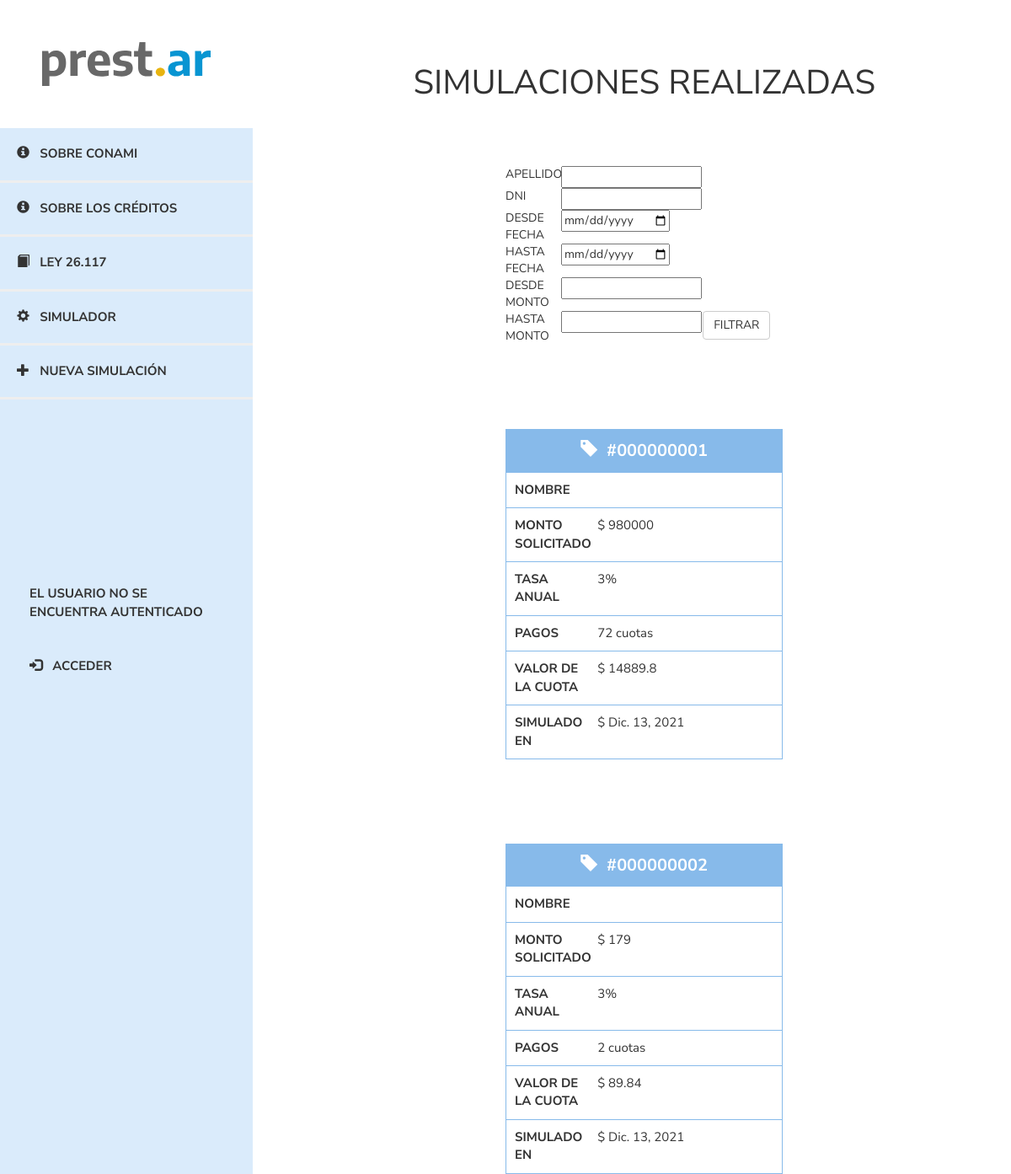
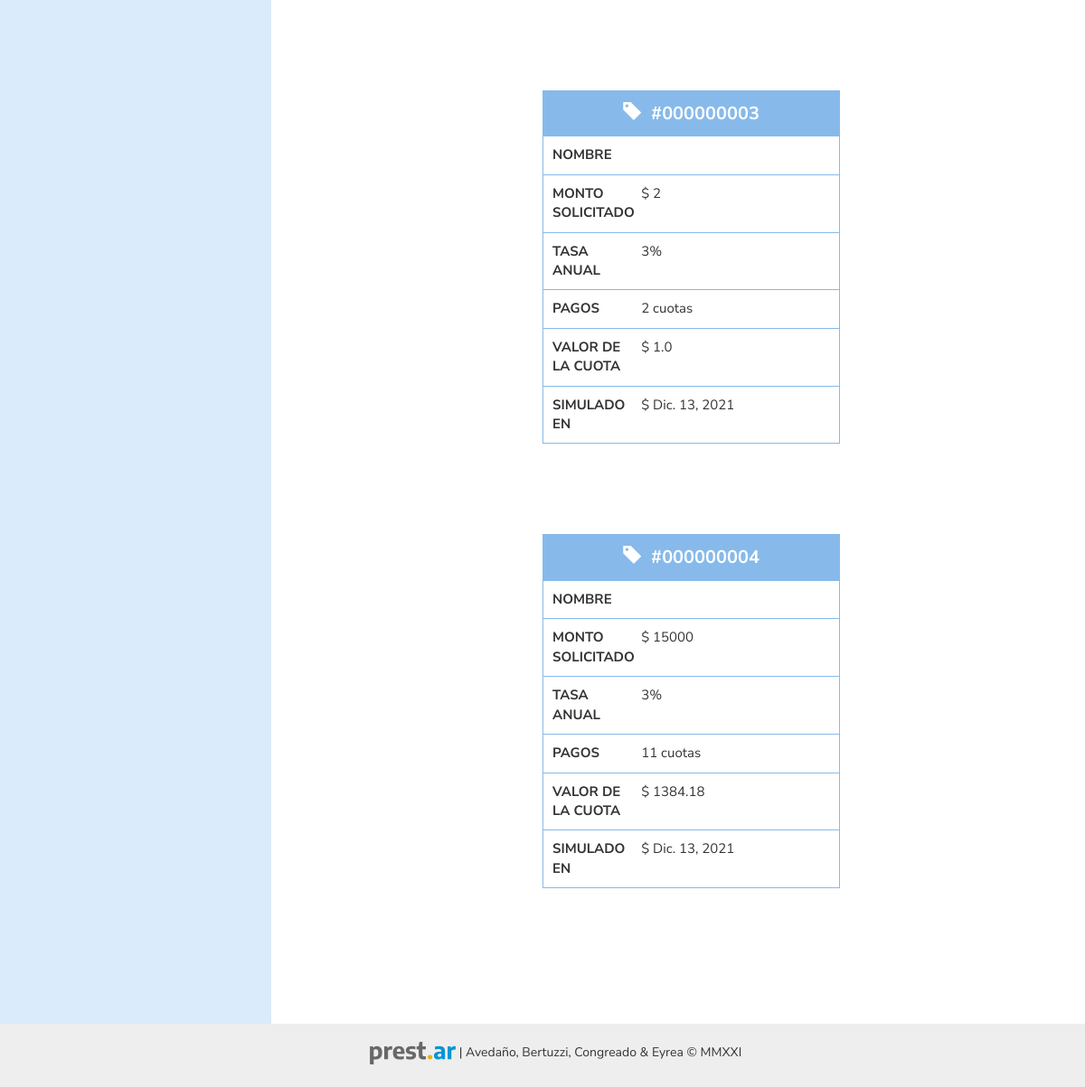
Page /simulador/list/ on the earlier database version (2 pictures, top to bottom).
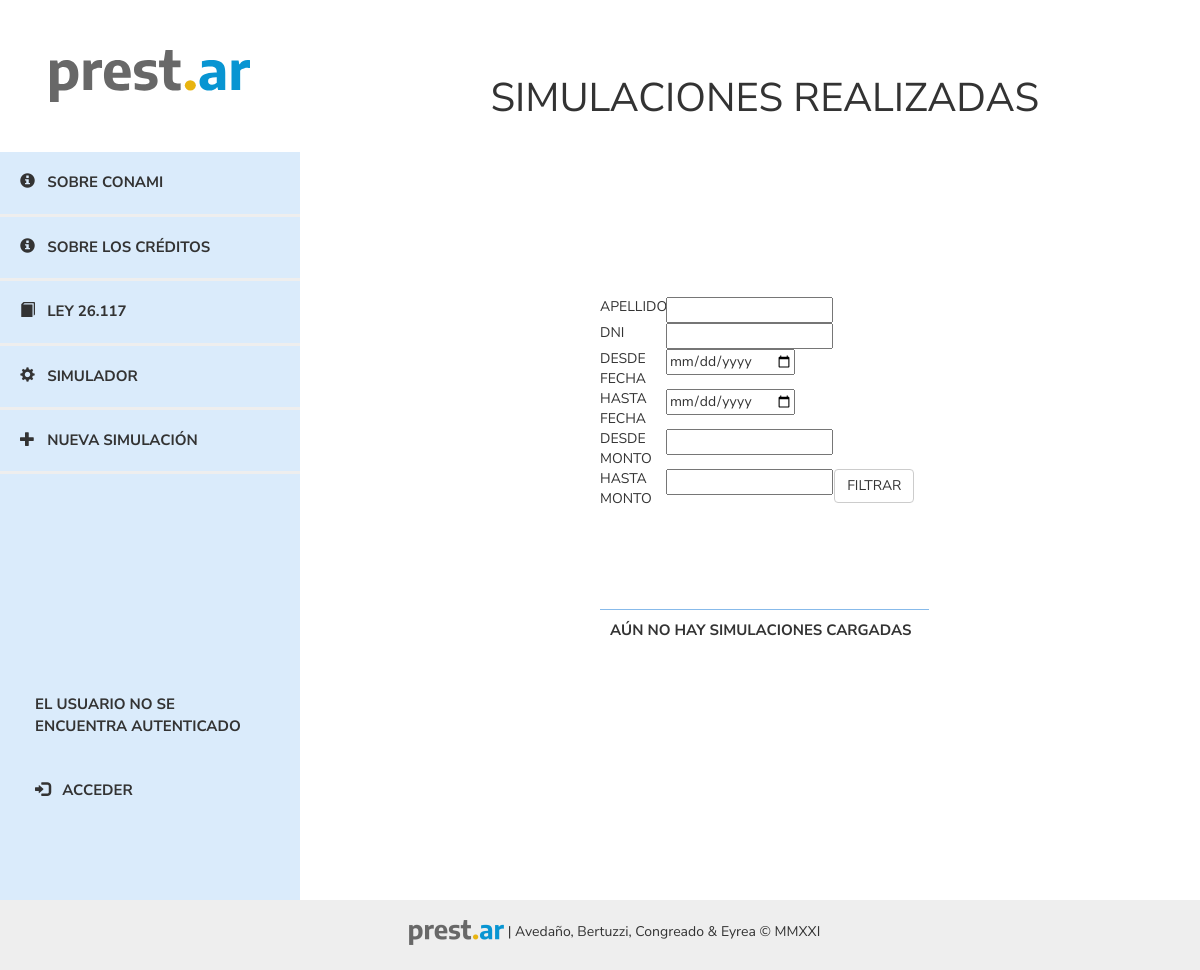
Same page on the later database version.
### prestamos/models.py (models this page shows, shortened)
class Simulacion(models.Model):
    author = models.ForeignKey(
        settings.AUTH_USER_MODEL, on_delete=models.CASCADE, null=True, blank=True)
    nombre = models.CharField(max_length=200)
    apellido = models.CharField(max_length=200)
    dni = models.IntegerField(validators=[
                              MaxValueValidator(99999999)])
    monto = models.IntegerField()
    created_date = models.DateTimeField(
        default=timezone.now)
    tasa_anual = models.SmallIntegerField()
    cant_cuotas = models.SmallIntegerField()
    telefono = models.CharField(max_length=200)
    email = models.CharField(max_length=200)
    def calculo_cuota(self):
        calculo_cuota = round(self.monto*(0.03/12) /
                              (1-(1+(0.03/12))**(-self.cant_cuotas)), 2)
        return round(calculo_cuota, 2)

### prestamos/views.py (the view)
# urls.py: path('simulador/list/', views.simulaciones_list, name='simulaciones_list'),
def simulaciones_list(request):
    simulaciones = SimulacionFilter(
        request.GET, queryset=Simulacion.objects.all())
    return render(request, 'simulador/simulaciones_list.html', {'filter': simulaciones})

### prestamos/templates/simulador/simulaciones_list.html
{% extends 'base.html' %}
{% block content %}
<header>
	SIMULACIONES REALIZADAS
</header>
<main>
	<form method="GET">
		<div class="busqueda_pro">
		<div class="box1" value="APELLIDO">APELLIDO</div>
		<div class="box2" value="SIMULACION">{{ filter.form.apellido }}</div>
		<div class="box3"></div>
		<div class="box1" value="APELLIDO">DNI</div>
		<div class="box2" value="SIMULACION">{{ filter.form.dni }}</div>
		<div class="box3"></div>
		<div class="box1" value="created_date">DESDE FECHA</div>
		<div class="box2" value="FECHA">{{ filter.form.start_date }}</div>
		<div class="box3"></div>
		<div class="box1" value="created_date">HASTA FECHA</div>
		<div class="box2" value="FECHA">{{ filter.form.end_date }}</div>
		<div class="box3"></div>
		<div class="box1" value="monto">DESDE MONTO</div>
		<div class="box2" value="MONTO">{{ filter.form.monto_desde }}</div>
		<div class="box3"></div>
		<div class="box1" value="monto">HASTA MONTO</div>
		<div class="box2" value="MONTO">{{ filter.form.monto_hasta }}</div>
		<div class="box3"><input class="save btn btn-default"  type="submit" value="FILTRAR" /></div>
		</div>
	</form>
  {% for simulacion in filter.qs %}
<form target="_self"  method="POST" class="simulacion">
			<div class="caja">
     			<div class="grid-item titulo mayus"><a href="{% url 'simulacion_detail' pk=simulacion.pk %}"><span class="glyphicon glyphicon-tag"></span>&nbsp;&nbsp;#{{ simulacion.id|stringformat:"09d" }}</a></div>
          <div class="grid-item texto">NOMBRE</div>
          <div class="grid-item">{{ simulacion.apellido }}</div>
          <div class="grid-item texto">MONTO SOLICITADO</div>
          <div class="grid-item">$ {{ simulacion.monto}}</div>
          <div class="grid-item texto">TASA ANUAL</div>
          <div class="grid-item">{{ simulacion.tasa_anual }}%</div>
          <div class="grid-item texto">PAGOS</div>
          <div class="grid-item">{{ simulacion.cant_cuotas }} cuotas</div>
          <div class="grid-item texto">VALOR DE LA CUOTA</div>
          <div class="grid-item">$ {{ simulacion.calculo_cuota }}</div>
					<div class="grid-item texto">SIMULADO EN</div>
					<div class="grid-item">$ {{ simulacion.created_date | date }}</div>
			</div>
	</form>
  {% empty %}
	<div class="grid-item texto">AÚN NO HAY SIMULACIONES CARGADAS</div>
  {% endfor %}
</main>
{% endblock %}

### templates/base.html (shortened to what this page needs)
{% load static %}
<html>
  <head>
    <link rel="stylesheet" href="https://maxcdn.bootstrapcdn.com/bootstrap/3.4.0/css/bootstrap.min.css">
    <link rel="stylesheet" href="{% static 'css/prestamos.css' %}">
    <link rel="stylesheet" href="{% static 'css/style.css' %}">
  </head>
<body>
  <nav>
  		<div class="menu">
        <div class="menuheader"><img style="width: 200px" src="/static/img/prestar_negro.svg" alt="Prest.Ar"></div>
        <a href="{% url 'sobre_conami' %}"><div class="botones button4"><span class="glyphicon glyphicon-info-sign"></span>&nbsp;&nbsp;&nbsp;SOBRE CONAMI</div></a>
        <a href="{% url 'sobre_creditos' %}"><div class="botones button5"><span class="glyphicon glyphicon-info-sign"></span>&nbsp;&nbsp;&nbsp;SOBRE LOS CRÉDITOS</div></a>
        <a href="http://servicios.infoleg.gob.ar/infolegInternet/anexos/115000-119999/118062/norma.htm"><div class="botones button6"><span class="glyphicon glyphicon-book"></span>&nbsp;&nbsp;&nbsp;LEY 26.117</div></a>
        <a href="{% url 'sim_index' %}"><div class="botones button1"><span class="glyphicon glyphicon-cog"></span>&nbsp;&nbsp;&nbsp;SIMULADOR</div></a>
        <a href="{% url 'simulacion_new' %}"><div class="botones button2"><span class="glyphicon glyphicon-plus"></span>&nbsp;&nbsp;&nbsp;NUEVA SIMULACIÓN</div></a>
  	</div>
    <div class="menu menufooter">
      {% if user.is_authenticated %}
      <p class="mayus"><span class="glyphicon glyphicon-user">&nbsp;</span>{{ user.username }}</p>
      <br>
      <p><a href="{% url 'logout' %}"><span class="glyphicon glyphicon-log-out"></span>&nbsp;&nbsp;&nbsp;CERRAR SESIÓN</span></a><p>
      {% else %}
      <div>EL USUARIO NO SE ENCUENTRA AUTENTICADO</div>
      <br>
      <br>
      <p><a href="{% url 'login' %}"><span class="glyphicon glyphicon-log-in"></span>&nbsp;&nbsp;&nbsp;ACCEDER</a><p>
      {% endif %}
    </div>
  </nav>
  {% block content %}
  {% endblock %}
  <footer>
    <div style="padding-top:20px"><img src="/static/img/prestar_negro_CHICO.png" alt="Prest.Ar"> | Avedaño, Bertuzzi, Congreado & Eyrea © MMXXI</div>
  </footer>
  </body>
</html>

### static/css/prestamos.css (style rules this page uses)
.save { float: right; }
html { height: 100%; }
body { min-height: 100%; font-family: "Nunito Sans", sans-serif; display: grid; grid-template: "menu header" "menu main" "menu main" "footer footer" / 300px 1fr; }
a { color: inherit; text-decoration: none; }
.menu { display: grid; grid-template-areas: "header" "button1" "button2" "button3" "button4" "button5" "button6"; font-family: "Nunito Sans", sans-serif; font-weight: bold; }
.menuheader { grid-area: header; padding: 70px; text-align: center; font-size: 20px; background-color: #ffffff; }
.botones { text-align: center; padding: 20px; font-size: 15px; }
.button1 { grid-area: button1; border-bottom: solid #eeeeee; }
.button2 { grid-area: button2; border-bottom: solid #eeeeee; }
.button4 { grid-area: button4; border-bottom: solid #eeeeee; }
.button5 { grid-area: button5; border-bottom: solid #eeeeee; }
.button6 { grid-area: button6; border-bottom: solid #eeeeee; }
nav { grid-area: menu; background-color: #daebfb; }
header { grid-area: header; font-size: 40px; padding: 70px; text-align: center; }
footer { grid-area: footer; text-align: center; background-color: #eeeeee; height: 20px; }
main { grid-area: main; padding-bottom: 150px; padding-left: 100px; padding-right: 300px; }
form { margin-bottom: 100px; }
.grid-item { padding: 10px; border-top: 1px solid #87baea; display: grid; align-items: left; }
.texto { font-size: 15px; font-weight: bold; }

### static/css/style.css (style rules this page uses)
html { height: 100%; }
body { min-height: 100%; font-family: "Nunito Sans", sans-serif; display: grid; grid-template: "menu header" "menu main" "menu main" "footer footer" / 300px 1fr; }
a { color: inherit; text-decoration: none; }
.menu { display: grid; grid-template-areas: "header" "button1" "button2" "button3" "button4" "button5" "button6"; font-family: "Nunito Sans", sans-serif; font-weight: bold; }
.menuheader { grid-area: header; padding: 50px 25px 50px 25px; text-align: center; font-size: 20px; background-color: #ffffff; }
.menufooter { padding: 220px 35px 70px 35px; text-align: left; font-size: 15px; }
.botones { text-align: left; padding: 20px; font-size: 15px; }
.button1 { grid-area: button1; border-bottom: solid #eeeeee; }
.button2 { grid-area: button2; border-bottom: solid #eeeeee; }
.button4 { grid-area: button4; border-bottom: solid #eeeeee; }
.button5 { grid-area: button5; border-bottom: solid #eeeeee; }
.button6 { grid-area: button6; border-bottom: solid #eeeeee; }
nav { grid-area: menu; background-color: #daebfb; min-height: 900px; }
header { grid-area: header; font-size: 40px; padding: 70px 70px 70px 70px; text-align: center; }
footer { grid-area: footer; text-align: center; background-color: #eeeeee; height: 70px; }
main { grid-area: main; padding-bottom: 50px; padding-left: 300px; padding-right: 300px; }
.grid-item { padding: 10px; border-top: 1px solid #87baea; display: grid; align-items: left; font-size: 15px; }
.texto { font-size: 15px; font-weight: bold; }
.save { margin-right: 15px; }
.busqueda_pro { display: grid; grid-template-columns: 20% 60% 20%; }

Differences in the rows shown:
removed Simulacion: id "000000001", monto "980000", tasa_anual "3", cant_cuotas "72", calculo_cuota "14889.8", created_date "Dic. 13, 2021"
removed Simulacion: id "000000002", monto "179", tasa_anual "3", cant_cuotas "2", calculo_cuota "89.84", created_date "Dic. 13, 2021"
removed Simulacion: id "000000003", monto "2", tasa_anual "3", cant_cuotas "2", calculo_cuota "1.0", created_date "Dic. 13, 2021"
removed Simulacion: id "000000004", monto "15000", tasa_anual "3", cant_cuotas "11", calculo_cuota "1384.18", created_date "Dic. 13, 2021"
Other differences:
text now shown: "AÚN NO HAY SIMULACIONES CARGADAS"
